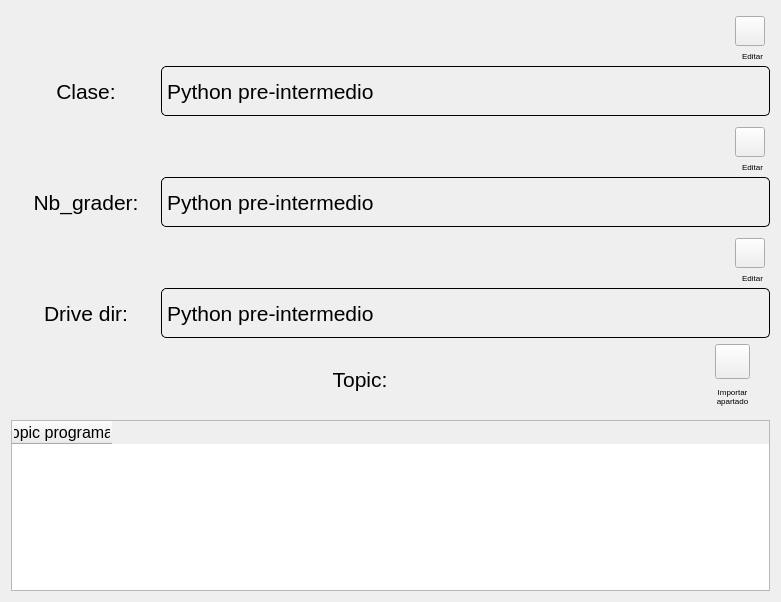
<?xml version="1.0" encoding="UTF-8"?>
<ui version="4.0">
 <class>Form</class>
 <widget class="QWidget" name="Form">
  <property name="geometry">
   <rect>
    <x>0</x>
    <y>0</y>
    <width>781</width>
    <height>602</height>
   </rect>
  </property>
  <property name="windowTitle">
   <string>Form</string>
  </property>
  <layout class="QVBoxLayout" name="verticalLayout_3">
   <item>
    <layout class="QVBoxLayout" name="verticalLayout_5">
     <property name="spacing">
      <number>0</number>
     </property>
     <item>
      <layout class="QHBoxLayout" name="horizontalLayout_5">
       <property name="spacing">
        <number>0</number>
       </property>
       <property name="topMargin">
        <number>5</number>
       </property>
       <item>
        <widget class="QLabel" name="label_7">
         <property name="minimumSize">
          <size>
           <width>0</width>
           <height>18</height>
          </size>
         </property>
         <property name="maximumSize">
          <size>
           <width>16777215</width>
           <height>30</height>
          </size>
         </property>
         <property name="text">
          <string/>
         </property>
        </widget>
       </item>
       <item>
        <layout class="QVBoxLayout" name="verticalLayout_9">
         <property name="spacing">
          <number>0</number>
         </property>
         <property name="rightMargin">
          <number>0</number>
         </property>
         <item>
          <widget class="QPushButton" name="btn_editarClase_classroom">
           <property name="minimumSize">
            <size>
             <width>30</width>
             <height>30</height>
            </size>
           </property>
           <property name="maximumSize">
            <size>
             <width>30</width>
             <height>30</height>
            </size>
           </property>
           <property name="baseSize">
            <size>
             <width>20</width>
             <height>20</height>
            </size>
           </property>
           <property name="styleSheet">
            <string notr="true">QPushButton {
border-image: url(:/main/IMAGENES/edit_off.png);
 }
QPushButton:hover {
border-image: url(:/main/IMAGENES/edit_on.png);
}
QPushButton:pressed {
border-image: url(:/main/IMAGENES/edit_off.png);
}
</string>
           </property>
           <property name="text">
            <string/>
           </property>
          </widget>
         </item>
         <item>
          <widget class="QLabel" name="bel_agregar_or_guardar_apar_3">
           <property name="minimumSize">
            <size>
             <width>35</width>
             <height>20</height>
            </size>
           </property>
           <property name="maximumSize">
            <size>
             <width>35</width>
             <height>20</height>
            </size>
           </property>
           <property name="baseSize">
            <size>
             <width>30</width>
             <height>30</height>
            </size>
           </property>
           <property name="font">
            <font>
             <pointsize>6</pointsize>
            </font>
           </property>
           <property name="text">
            <string>Editar</string>
           </property>
           <property name="alignment">
            <set>Qt::AlignCenter</set>
           </property>
           <property name="wordWrap">
            <bool>true</bool>
           </property>
          </widget>
         </item>
        </layout>
       </item>
      </layout>
     </item>
     <item>
      <layout class="QHBoxLayout" name="horizontalLayout_8">
       <item>
        <widget class="QLabel" name="label_9">
         <property name="minimumSize">
          <size>
           <width>150</width>
           <height>50</height>
          </size>
         </property>
         <property name="maximumSize">
          <size>
           <width>70</width>
           <height>50</height>
          </size>
         </property>
         <property name="baseSize">
          <size>
           <width>40</width>
           <height>50</height>
          </size>
         </property>
         <property name="font">
          <font>
           <pointsize>16</pointsize>
          </font>
         </property>
         <property name="text">
          <string>Clase:</string>
         </property>
         <property name="alignment">
          <set>Qt::AlignCenter</set>
         </property>
        </widget>
       </item>
       <item>
        <widget class="QLabel" name="bel_nombreClase_classroom">
         <property name="minimumSize">
          <size>
           <width>200</width>
           <height>50</height>
          </size>
         </property>
         <property name="maximumSize">
          <size>
           <width>16777215</width>
           <height>50</height>
          </size>
         </property>
         <property name="baseSize">
          <size>
           <width>200</width>
           <height>50</height>
          </size>
         </property>
         <property name="font">
          <font>
           <pointsize>16</pointsize>
          </font>
         </property>
         <property name="styleSheet">
          <string notr="true">border: 1px solid black;
border-radius:5px;</string>
         </property>
         <property name="text">
          <string>Python pre-intermedio</string>
         </property>
        </widget>
       </item>
      </layout>
     </item>
    </layout>
   </item>
   <item>
    <layout class="QVBoxLayout" name="verticalLayout_6">
     <property name="spacing">
      <number>0</number>
     </property>
     <item>
      <layout class="QHBoxLayout" name="horizontalLayout_6">
       <property name="spacing">
        <number>0</number>
       </property>
       <property name="topMargin">
        <number>5</number>
       </property>
       <item>
        <widget class="QLabel" name="label_10">
         <property name="minimumSize">
          <size>
           <width>0</width>
           <height>18</height>
          </size>
         </property>
         <property name="maximumSize">
          <size>
           <width>16777215</width>
           <height>30</height>
          </size>
         </property>
         <property name="text">
          <string/>
         </property>
        </widget>
       </item>
       <item>
        <layout class="QVBoxLayout" name="verticalLayout_10">
         <property name="spacing">
          <number>0</number>
         </property>
         <property name="rightMargin">
          <number>0</number>
         </property>
         <item>
          <widget class="QPushButton" name="btn_editarClase_NbGrader">
           <property name="minimumSize">
            <size>
             <width>30</width>
             <height>30</height>
            </size>
           </property>
           <property name="maximumSize">
            <size>
             <width>30</width>
             <height>30</height>
            </size>
           </property>
           <property name="baseSize">
            <size>
             <width>20</width>
             <height>20</height>
            </size>
           </property>
           <property name="styleSheet">
            <string notr="true">QPushButton {
border-image: url(:/main/IMAGENES/edit_off.png);
 }
QPushButton:hover {
border-image: url(:/main/IMAGENES/edit_on.png);
}
QPushButton:pressed {
border-image: url(:/main/IMAGENES/edit_off.png);
}
</string>
           </property>
           <property name="text">
            <string/>
           </property>
          </widget>
         </item>
         <item>
          <widget class="QLabel" name="bel_agregar_or_guardar_apar_4">
           <property name="minimumSize">
            <size>
             <width>35</width>
             <height>20</height>
            </size>
           </property>
           <property name="maximumSize">
            <size>
             <width>35</width>
             <height>20</height>
            </size>
           </property>
           <property name="baseSize">
            <size>
             <width>30</width>
             <height>30</height>
            </size>
           </property>
           <property name="font">
            <font>
             <pointsize>6</pointsize>
            </font>
           </property>
           <property name="text">
            <string>Editar</string>
           </property>
           <property name="alignment">
            <set>Qt::AlignCenter</set>
           </property>
           <property name="wordWrap">
            <bool>true</bool>
           </property>
          </widget>
         </item>
        </layout>
       </item>
      </layout>
     </item>
     <item>
      <layout class="QHBoxLayout" name="horizontalLayout_9">
       <item>
        <widget class="QLabel" name="label_11">
         <property name="minimumSize">
          <size>
           <width>150</width>
           <height>50</height>
          </size>
         </property>
         <property name="maximumSize">
          <size>
           <width>70</width>
           <height>50</height>
          </size>
         </property>
         <property name="baseSize">
          <size>
           <width>40</width>
           <height>50</height>
          </size>
         </property>
         <property name="font">
          <font>
           <pointsize>16</pointsize>
          </font>
         </property>
         <property name="text">
          <string>Nb_grader:</string>
         </property>
         <property name="alignment">
          <set>Qt::AlignCenter</set>
         </property>
        </widget>
       </item>
       <item>
        <widget class="QLabel" name="bel_clase_nombreNbGrader">
         <property name="minimumSize">
          <size>
           <width>200</width>
           <height>50</height>
          </size>
         </property>
         <property name="maximumSize">
          <size>
           <width>16777215</width>
           <height>50</height>
          </size>
         </property>
         <property name="baseSize">
          <size>
           <width>200</width>
           <height>50</height>
          </size>
         </property>
         <property name="font">
          <font>
           <pointsize>16</pointsize>
          </font>
         </property>
         <property name="styleSheet">
          <string notr="true">border: 1px solid black;
border-radius:5px;</string>
         </property>
         <property name="text">
          <string>Python pre-intermedio</string>
         </property>
        </widget>
       </item>
      </layout>
     </item>
    </layout>
   </item>
   <item>
    <layout class="QVBoxLayout" name="verticalLayout">
     <property name="spacing">
      <number>0</number>
     </property>
     <item>
      <layout class="QHBoxLayout" name="horizontalLayout_3">
       <property name="spacing">
        <number>0</number>
       </property>
       <property name="topMargin">
        <number>5</number>
       </property>
       <item>
        <widget class="QLabel" name="label_5">
         <property name="minimumSize">
          <size>
           <width>0</width>
           <height>18</height>
          </size>
         </property>
         <property name="maximumSize">
          <size>
           <width>16777215</width>
           <height>30</height>
          </size>
         </property>
         <property name="text">
          <string/>
         </property>
        </widget>
       </item>
       <item>
        <layout class="QVBoxLayout" name="verticalLayout_8">
         <property name="spacing">
          <number>0</number>
         </property>
         <property name="rightMargin">
          <number>0</number>
         </property>
         <item>
          <widget class="QPushButton" name="btn_editarCarpetaMadre">
           <property name="minimumSize">
            <size>
             <width>30</width>
             <height>30</height>
            </size>
           </property>
           <property name="maximumSize">
            <size>
             <width>30</width>
             <height>30</height>
            </size>
           </property>
           <property name="baseSize">
            <size>
             <width>20</width>
             <height>20</height>
            </size>
           </property>
           <property name="styleSheet">
            <string notr="true">QPushButton {
border-image: url(:/main/IMAGENES/edit_off.png);
 }
QPushButton:hover {
border-image: url(:/main/IMAGENES/edit_on.png);
}
QPushButton:pressed {
border-image: url(:/main/IMAGENES/edit_off.png);
}
</string>
           </property>
           <property name="text">
            <string/>
           </property>
          </widget>
         </item>
         <item>
          <widget class="QLabel" name="bel_agregar_or_guardar_apar_2">
           <property name="minimumSize">
            <size>
             <width>35</width>
             <height>20</height>
            </size>
           </property>
           <property name="maximumSize">
            <size>
             <width>35</width>
             <height>20</height>
            </size>
           </property>
           <property name="baseSize">
            <size>
             <width>30</width>
             <height>30</height>
            </size>
           </property>
           <property name="font">
            <font>
             <pointsize>6</pointsize>
            </font>
           </property>
           <property name="text">
            <string>Editar</string>
           </property>
           <property name="alignment">
            <set>Qt::AlignCenter</set>
           </property>
           <property name="wordWrap">
            <bool>true</bool>
           </property>
          </widget>
         </item>
        </layout>
       </item>
      </layout>
     </item>
     <item>
      <layout class="QHBoxLayout" name="horizontalLayout_7">
       <item>
        <widget class="QLabel" name="label_8">
         <property name="minimumSize">
          <size>
           <width>150</width>
           <height>50</height>
          </size>
         </property>
         <property name="maximumSize">
          <size>
           <width>70</width>
           <height>50</height>
          </size>
         </property>
         <property name="baseSize">
          <size>
           <width>40</width>
           <height>50</height>
          </size>
         </property>
         <property name="font">
          <font>
           <pointsize>16</pointsize>
          </font>
         </property>
         <property name="text">
          <string>Drive dir:</string>
         </property>
         <property name="alignment">
          <set>Qt::AlignCenter</set>
         </property>
        </widget>
       </item>
       <item>
        <widget class="QLabel" name="bel_nombreCarpetaDriveMadre">
         <property name="minimumSize">
          <size>
           <width>200</width>
           <height>50</height>
          </size>
         </property>
         <property name="maximumSize">
          <size>
           <width>16777215</width>
           <height>50</height>
          </size>
         </property>
         <property name="baseSize">
          <size>
           <width>200</width>
           <height>50</height>
          </size>
         </property>
         <property name="font">
          <font>
           <pointsize>16</pointsize>
          </font>
         </property>
         <property name="styleSheet">
          <string notr="true">border: 1px solid black;
border-radius:5px;</string>
         </property>
         <property name="text">
          <string>Python pre-intermedio</string>
         </property>
        </widget>
       </item>
      </layout>
     </item>
    </layout>
   </item>
   <item>
    <layout class="QHBoxLayout" name="horizontalLayout_4">
     <item>
      <widget class="QLabel" name="label_6">
       <property name="minimumSize">
        <size>
         <width>0</width>
         <height>18</height>
        </size>
       </property>
       <property name="maximumSize">
        <size>
         <width>16777215</width>
         <height>40</height>
        </size>
       </property>
       <property name="font">
        <font>
         <pointsize>16</pointsize>
        </font>
       </property>
       <property name="text">
        <string>Topic:</string>
       </property>
       <property name="alignment">
        <set>Qt::AlignCenter</set>
       </property>
      </widget>
     </item>
     <item>
      <layout class="QVBoxLayout" name="verticalLayout_2">
       <property name="spacing">
        <number>0</number>
       </property>
       <property name="rightMargin">
        <number>20</number>
       </property>
       <item>
        <widget class="QPushButton" name="btn_agregarApartado">
         <property name="minimumSize">
          <size>
           <width>35</width>
           <height>35</height>
          </size>
         </property>
         <property name="maximumSize">
          <size>
           <width>35</width>
           <height>35</height>
          </size>
         </property>
         <property name="baseSize">
          <size>
           <width>30</width>
           <height>30</height>
          </size>
         </property>
         <property name="styleSheet">
          <string notr="true">
QPushButton {
border-image: url(:/main/IMAGENES/plus_off.png);
 }

QPushButton:hover {
border-image: url(:/main/IMAGENES/plus_on.png);
}

QPushButton:pressed {
border-image: url(:/main/IMAGENES/plus_off.png);
}
</string>
         </property>
         <property name="text">
          <string/>
         </property>
        </widget>
       </item>
       <item>
        <widget class="QLabel" name="bel_agregar_or_guardar_apar">
         <property name="minimumSize">
          <size>
           <width>35</width>
           <height>35</height>
          </size>
         </property>
         <property name="maximumSize">
          <size>
           <width>35</width>
           <height>35</height>
          </size>
         </property>
         <property name="baseSize">
          <size>
           <width>30</width>
           <height>30</height>
          </size>
         </property>
         <property name="font">
          <font>
           <pointsize>6</pointsize>
          </font>
         </property>
         <property name="text">
          <string>Importar
apartado</string>
         </property>
         <property name="alignment">
          <set>Qt::AlignCenter</set>
         </property>
         <property name="wordWrap">
          <bool>true</bool>
         </property>
        </widget>
       </item>
      </layout>
     </item>
    </layout>
   </item>
   <item>
    <widget class="QTableWidget" name="tableWidget">
     <property name="minimumSize">
      <size>
       <width>0</width>
       <height>150</height>
      </size>
     </property>
     <property name="font">
      <font>
       <pointsize>12</pointsize>
      </font>
     </property>
     <column>
      <property name="text">
       <string>Topic programas</string>
      </property>
     </column>
    </widget>
   </item>
  </layout>
 </widget>
 <resources>
  <include location="../../../img.qrc"/>
 </resources>
 <connections/>
</ui>
